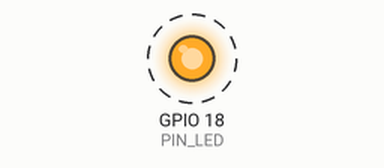
A program run on a simulated Raspberry Pi (BCM pin numbers). Shown: output pins drawn as LEDs (lit = HIGH). Dashed ring = blinking. What the program prints to the terminal is not drawn. At 10.0 s the program stops and its outputs stay as they are.

Above: at 0.2 s.
Timing chart, 0 to 3.0 s (numbered marks = the images above):
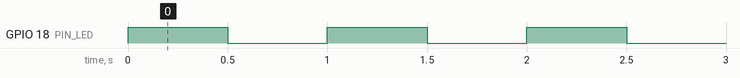

The program:

led_RPI.py
```python
import RPi.GPIO as GPIO
import time

PIN_LED = 18
GPIO.setmode(GPIO.BCM)
GPIO.setup(PIN_LED, GPIO.OUT)

for i in range(10):
    GPIO.output(PIN_LED, True)
    print("Led on")
    time.sleep(0.5)
    GPIO.output(PIN_LED, False)
    print("Led off")
    time.sleep(0.5)
GPIO.cleanup()
```

Measured:
- by itself, GPIO 18 (PIN_LED): alternates HIGH for 0.50 s and LOW for 0.50 s, 20 changes in all, then stays LOW
